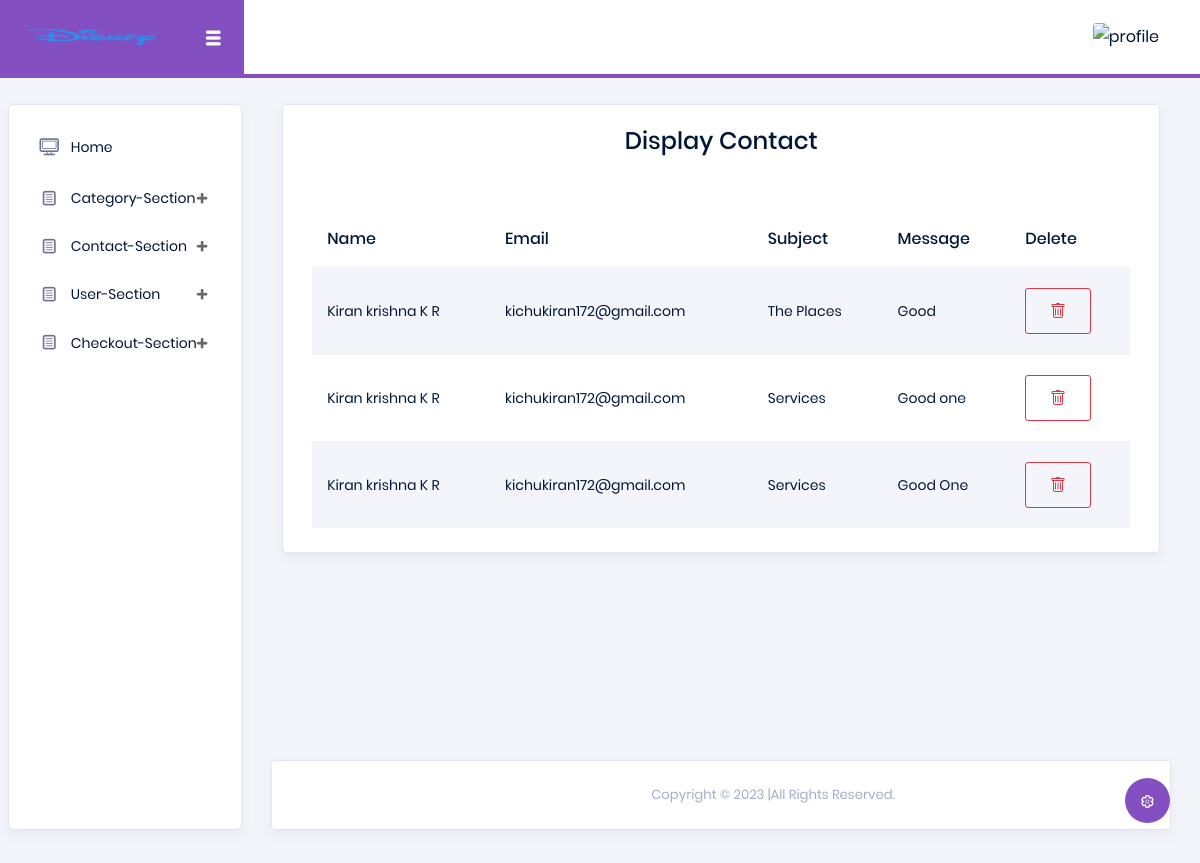
The app's page /Backend/displaycontact/ with its own data.
### Frontend/models.py (models this page shows)
class Contactdb(models.Model):
    Nam =models.CharField(max_length=60,null=True,blank=True)
    Ema =models.EmailField(max_length=40,null=True,blank=True)
    Sub =models.CharField(max_length=60,null=True,blank=True)
    Mes =models.CharField(max_length=80,null=True,blank=True)

### Backend/views.py (the view)
# urls.py: path('displaycontact/',views.displaycontact,name="displaycontact"),
def displaycontact(request):
    data =Contactdb.objects.all()
    return render(request,"Displaycontact.html",{'data':data})

### Backend/templates/Displaycontact.html (shortened to what this page needs)
<!DOCTYPE html>
{% extends 'main.html' %}
{% block content %}
<html lang="en">
<head>
</head>
<body>
<div class="col-lg-12 grid-margin stretch-card">
              <div class="card">
                <div class="card-body">
                  <center><b><h4>Display Contact</h4></b></center><br><br>
                  <div class="table-responsive">
                    <table class="table table-striped">
                      <thead>
                        <tr>
                          <th>
                            Name
                          </th>
                          <th>
                            Email
                          </th>
                          <th>
                            Subject
                          </th>
                          <th>
                            Message
                          </th>
                            <th>
                             Delete
                            </th>
                        </tr>
                      </thead>
                      <tbody>
                      {% for d in data %}
                        <tr>
                          <td>
                            {{d.Nam}}
                          </td>
                           <td>
                            {{d.Ema}}
                          </td>
                           <td>
                            {{d.Sub}}
                          </td>
                           <td>
                            {{d.Mes}}
                          </td>
                            <td>
                          <form action="{% url 'deletecontact' dataid=d.id %}">
                          <button type="submit" class="btn btn-outline-danger">
              </button>
                          </form>
                            </td>
                        </tr>
                      {% endfor %}
                      </tbody>
                    </table>
                  </div>
                </div>
              </div>
            </div>
</body>
</html>
{% endblock %}

### records on screen
Contactdb: Nam "Kiran krishna K R", Ema "kichukiran172@gmail.com", Sub "The Places", Mes "Good"
Contactdb: Nam "Kiran krishna K R", Ema "kichukiran172@gmail.com", Sub "Services", Mes "Good one"
Contactdb: Nam "Kiran krishna K R", Ema "kichukiran172@gmail.com", Sub "Services", Mes "Good One"
